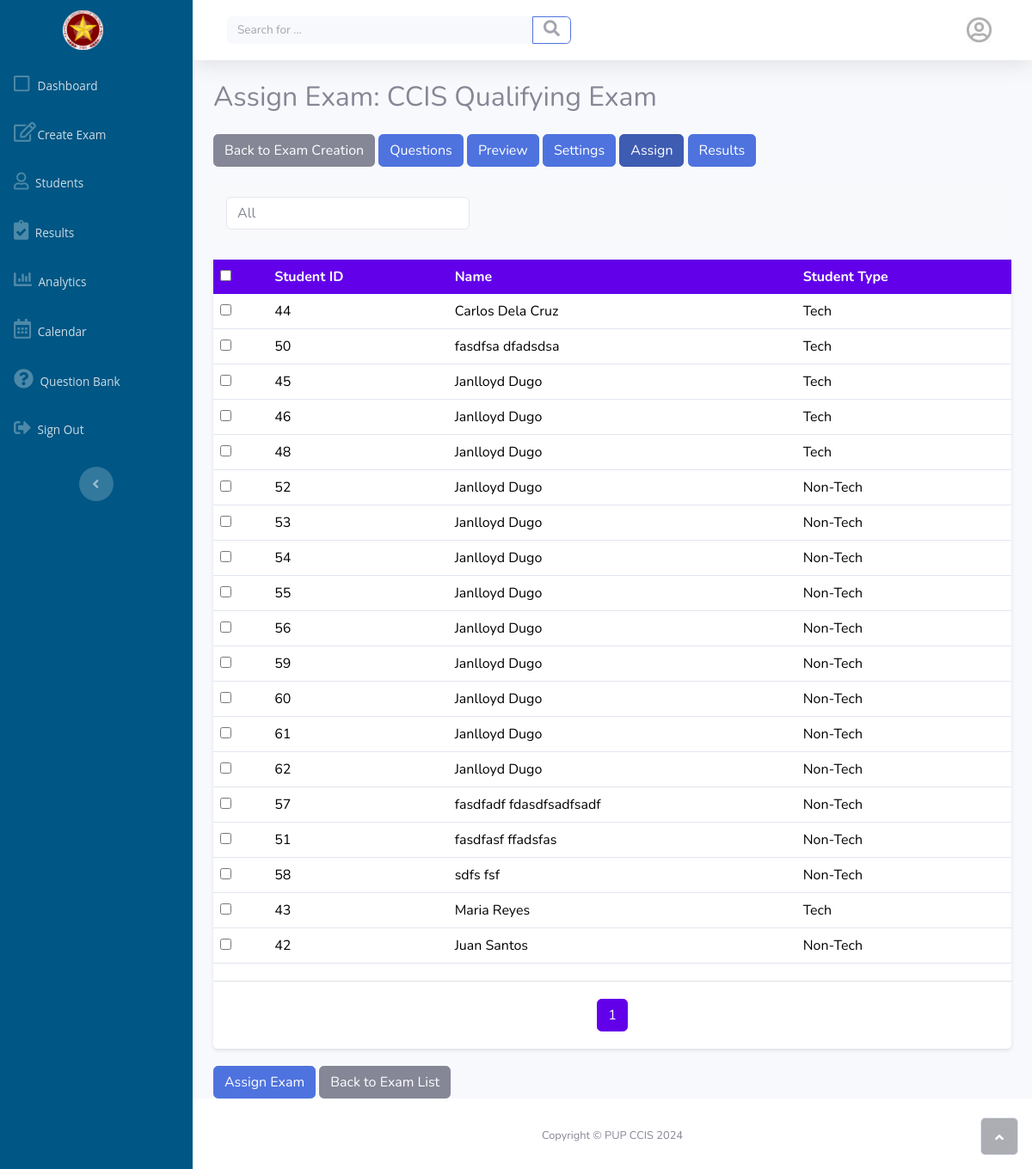
The page /admin/assign_exam.php?exam_id=6 on the database its author committed.
### tables this page shows
CREATE TABLE `exams` (
  `exam_id` int NOT NULL,
  `exam_name` varchar(255) NOT NULL,
  `description` text,
  `duration` varchar(50) NOT NULL,
  `schedule_date` date NOT NULL,
  `created_at` timestamp NULL DEFAULT CURRENT_TIMESTAMP,
  `folder_id` int DEFAULT NULL,
  `student_type` enum('tech','non-tech') DEFAULT NULL,
  `student_year` year DEFAULT NULL
);

CREATE TABLE `students` (
  `student_id` int NOT NULL,
  `last_name` varchar(255) NOT NULL,
  `first_name` varchar(255) NOT NULL,
  `middle_name` varchar(255) DEFAULT NULL,
  `gender` varchar(20) DEFAULT NULL,
  `dob` date DEFAULT NULL,
  `email` varchar(255) DEFAULT NULL,
  `contact_number` varchar(20) DEFAULT NULL,
  `street` varchar(255) DEFAULT NULL,
  `student_type` varchar(100) DEFAULT NULL,
  `previous_school` varchar(255) DEFAULT NULL,
  `year_level` varchar(50) DEFAULT NULL,
  `previous_program` varchar(255) DEFAULT NULL,
  `desired_program` varchar(255) DEFAULT NULL,
  `tor` varchar(255) DEFAULT NULL,
  `school_id` varchar(255) DEFAULT NULL,
  `reference_id` varchar(255) DEFAULT NULL,
  `is_tech` tinyint(1) DEFAULT NULL,
  `registration_date` timestamp NULL DEFAULT CURRENT_TIMESTAMP
);

### admin/assign_exam.php (the view, shortened to what this page needs)
<?php
include_once __DIR__ . '/../config/config.php';
$exam_id = $_GET['exam_id'] ?? null;
$stmt = $conn->prepare("SELECT exam_name FROM exams WHERE exam_id = ?");
$stmt->bind_param("i", $exam_id);
$stmt->execute();
$exam = $stmt->get_result()->fetch_assoc();
$students_per_page = 20;
$page = isset($_GET['page']) ? (int)$_GET['page'] : 1;
$offset = ($page - 1) * $students_per_page;
$total_query = "SELECT COUNT(*) as total FROM students";
$total_result = $conn->query($total_query);
$total_students = $total_result->fetch_assoc()['total'];
$total_pages = ceil($total_students / $students_per_page);
$student_query = "
    SELECT
        s.student_id,
        s.first_name,
        s.last_name,
        s.reference_id,
        s.is_tech,
        CASE
            WHEN s.is_tech = 1 THEN 'Tech'
            ELSE 'Non-Tech'
        END as track_name
    FROM students s
    ORDER BY s.last_name
    LIMIT ? OFFSET ?";
$stmt = $conn->prepare($student_query);
$stmt->bind_param("ii", $students_per_page, $offset);
$stmt->execute();
$students = $stmt->get_result()->fetch_all(MYSQLI_ASSOC);
$assigned_query = "SELECT student_id FROM exam_assignments WHERE exam_id = ?";
$assigned_stmt = $conn->prepare($assigned_query);
$assigned_stmt->bind_param("i", $exam_id);
$assigned_stmt->execute();
$assigned_result = $assigned_stmt->get_result();
$assigned_students = array_column($assigned_result->fetch_all(MYSQLI_ASSOC), 'student_id');
?>
<!DOCTYPE html>
<html lang="en">
<head>
    <link rel="stylesheet" href="assets/bootstrap/css/bootstrap.min.css">
  <link rel="stylesheet" href="assets/fonts/fontawesome-all.min.css">
  <link rel="stylesheet" href="assets/css/styles.min.css">
</head>
<body>
    <div id="wrapper">
        <?php include 'sidebar.php'; ?>
        <div id="content-wrapper" class="d-flex flex-column">
            <div id="content">
                <?php include 'topbar.php'; ?>
                <div class="container-fluid">
                    <h2 class="mb-4">Assign Exam: <?php echo htmlspecialchars($exam['exam_name']); ?></h2>
                    <div class="tab-menu" style="margin-bottom: 20px;">
                        <a href="create-exam.php?exam_id=<?php echo $exam_id; ?>" class="btn btn-secondary">Back to Exam Creation</a>
                        <a href="test2.php?exam_id=<?php echo $exam_id; ?>" class="btn btn-primary">Questions</a>
                        <a href="preview_exam.php?exam_id=<?php echo $exam_id; ?>" class="btn btn-primary">Preview</a>
                        <a href="exam_settings.php?exam_id=<?php echo $exam_id; ?>" class="btn btn-primary">Settings</a>
                        <button class="btn btn-primary active">Assign</button>
                        <a href="exam_results.php?exam_id=<?php echo $exam_id; ?>" class="btn btn-primary">Results</a>
                    </div>
                    <div class="filter-section">
                        <div class="row">
                            <div class="col-md-4">
                                <select id="trackFilter" class="form-control">
                                    <option value="">All</option>
                                </select>
                            </div>
                        </div>
                    </div>
                    <form method="POST">
                        <div class="student-table">
                            <table class="table">
                                <thead>
                                    <tr>
                                        <th>
                                            <input type="checkbox" id="selectAll">
                                        </th>
                                        <th>Student ID</th>
                                        <th>Name</th>
                                        <th>Student Type</th>
                                    </tr>
                                </thead>
                                <tbody>
                                    <?php foreach ($students as $student): ?>
                                    <tr class="student-row" data-track="<?php echo strtolower($student['track_name']); ?>">
                                        <td>
                                            <input type="checkbox" name="student_ids[]"
                                                   value="<?php echo $student['student_id']; ?>"
                                                   <?php echo in_array($student['student_id'], $assigned_students) ? 'checked' : ''; ?>>
                                        </td>
                                        <td><?php echo htmlspecialchars($student['student_id']); ?></td>
                                        <td><?php echo htmlspecialchars($student['first_name'] . ' ' . $student['last_name']); ?></td>
                                        <td><?php echo htmlspecialchars($student['track_name']); ?></td>
                                    </tr>
                                    <?php endforeach; ?>
                                </tbody>
                            </table>
                            <div class="pagination-container" style="padding: 20px; display: flex; justify-content: center;">
                                <nav aria-label="Student list pagination">
                                    <ul class="pagination">
                                        <?php
                                        $start_page = max(1, $page - 2);
                                        $end_page = min($total_pages, $start_page + 4);
                                        $start_page = max(1, $end_page - 4);
                                        for ($i = $start_page; $i <= $end_page; $i++):
                                        ?>
                                            <li class="page-item <?php echo ($i == $page) ? 'active' : ''; ?>">
                                                <a class="page-link" href="?exam_id=<?php echo $exam_id; ?>&page=<?php echo $i; ?>">
                                                    <?php echo $i; ?>
                                                </a>
                                            </li>
                                        <?php endfor; ?>
                                    </ul>
                                </nav>
                            </div>
                        </div>
                        <div class="assign-button">
                            <button type="submit" class="btn btn-primary">Assign Exam</button>
                            <a href="exam_list.php" class="btn btn-secondary">Back to Exam List</a>
                        </div>
                    </form>
                </div>
            </div>
            <?php include 'footer.php'; ?>
        </div>
    </div>
</body>
</html>

### admin/assign_exam.php (style rules this page uses)
.filter-section { margin-bottom: 20px; padding: 15px; background-color: #f8f9fa; border-radius: 5px; }
.student-table { background-color: white; border-radius: 5px; box-shadow: 0 2px 4px rgba(0,0,0,0.1); }
.table thead th { background-color: #6200ea; color: white; border-bottom: none; }
.assign-button { margin-top: 20px; }
.pagination-container { margin-top: 20px; border-top: 1px solid #dee2e6; }
.pagination { margin-bottom: 0; }
.page-link { color: #6200ea; border-color: #dee2e6; }
.page-item.active .page-link { background-color: #6200ea; border-color: #6200ea; }

### rows shown on the page
exams: exam_name "CCIS Qualifying Exam"
students: student_id "44", first_name+last_name "Carlos Dela Cruz", track_name "Tech"
students: student_id "50", first_name+last_name "fasdfsa dfadsdsa", track_name "Tech"
students: student_id "45", first_name+last_name "Janlloyd Dugo", track_name "Tech"
students: student_id "46", first_name+last_name "Janlloyd Dugo", track_name "Tech"
students: student_id "48", first_name+last_name "Janlloyd Dugo", track_name "Tech"
students: student_id "52", first_name+last_name "Janlloyd Dugo", track_name "Non-Tech"
students: student_id "53", first_name+last_name "Janlloyd Dugo", track_name "Non-Tech"
students: student_id "54", first_name+last_name "Janlloyd Dugo", track_name "Non-Tech"
students: student_id "55", first_name+last_name "Janlloyd Dugo", track_name "Non-Tech"
students: student_id "56", first_name+last_name "Janlloyd Dugo", track_name "Non-Tech"
students: student_id "59", first_name+last_name "Janlloyd Dugo", track_name "Non-Tech"
students: student_id "60", first_name+last_name "Janlloyd Dugo", track_name "Non-Tech"
students: student_id "61", first_name+last_name "Janlloyd Dugo", track_name "Non-Tech"
students: student_id "62", first_name+last_name "Janlloyd Dugo", track_name "Non-Tech"
students: student_id "57", first_name+last_name "fasdfadf fdasdfsadfsadf", track_name "Non-Tech"
students: student_id "51", first_name+last_name "fasdfasf ffadsfas", track_name "Non-Tech"
students: student_id "58", first_name+last_name "sdfs fsf", track_name "Non-Tech"
students: student_id "43", first_name+last_name "Maria Reyes", track_name "Tech"
students: student_id "42", first_name+last_name "Juan Santos", track_name "Non-Tech"
